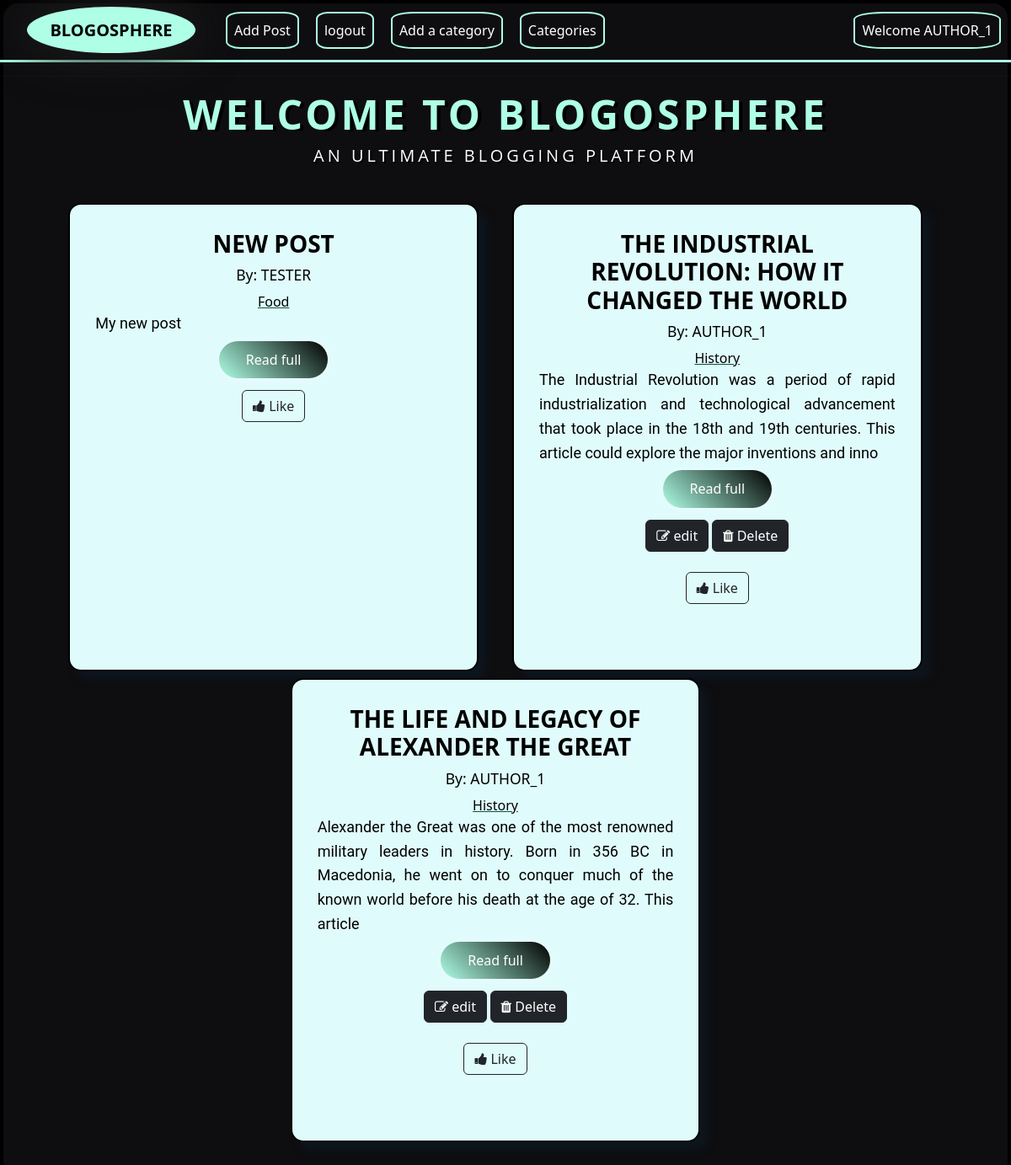
The app's page / (signed in) with its own data.
### blogs/models.py (models this page shows, shortened)
class Post(models.Model):
    title=models.CharField(max_length=2000)
    author=models.ForeignKey(User,on_delete=models.CASCADE)
    body=models.TextField(default="")
    date_posted=models.DateField(auto_now_add=True)
    category=models.CharField(max_length=255,default='tech')
    likes=models.ManyToManyField(User,related_name='blog_posts')

### blogs/views.py (the view)
# urls.py: path('',HomeView.as_view(),name='Home'),
class HomeView(ListView):
       model=Post
       template_name='index.html'
       ordering=['id']

### templates/index.html (shortened to what this page needs)
<!DOCTYPE html>
<html lang="en">
<head>
  <link rel="stylesheet" type="text/css" href="/static/css/pain..css">
  <link rel="stylesheet" href="https://cdnjs.cloudflare.com/ajax/libs/font-awesome/4.7.0/css/font-awesome.min.css">
</head>
<body>
  {% include "base.html" %}
  {% block content %}
  <h1
    style="text-align: center; text-shadow: 4px  2px black; font-family: 'Open Sans', sans-serif; font-size: 48px; font-weight: bold; color: rgb(174, 255, 229); text-transform: uppercase; letter-spacing: 4px;">
    WELCOME TO BLOGOSPHERE</h1>
    <h5 style="text-align : center ; text-shadow: 2px  2px rgb(0, 0, 0) ;font-family: 'Open Sans', sans-serif;color: rgb(255, 255, 255); text-transform: uppercase; letter-spacing: 4px; ">An Ultimate Blogging platform </h5>
  <ul class=" container-fluid row my-4 p-3  " style=" justify-content: center; ">
    {% for post in object_list.reverse %}
    <li class="  my-1 col-5 " style="list-style:none ;background-color: #e0fbfc; padding:30px">
      <h3><a style="  color: black; text-decoration:none" href="{% url 'indexDetail' post.pk%}">
          <h3 style="color: #333; font-weight: bold; font-family: 'Open Sans', sans-serif; text-transform: uppercase;">
            {{post.title}}
        </a></h3>
      <h5>
        <small>By: {{post.author}}</small>
      </h5>
      <a style="text-decoration:underline rgb(2, 87, 67); color:black"
        href="{%url 'category' post.category%}">{{post.category}}</a>
      <p
        style="font-family: 'Roboto', sans-serif; font-size: 18px; line-height: 1.6; color: rgb(0, 0, 0); text-align: justify;">
        {{post.body | slice:":200 "}}</p>
        <a class="bn30" href="{% url 'indexDetail' post.pk%}">
          <span>Read full</span>
        </a>
        <br>
        <br>
        {% if user.is_authenticated and user == post.author %}
  <small>
    <a class="btn btn-dark " href="{% url 'update_post' post.pk %}">
      <i class="fa fa-edit"></i> edit
    </a>
    <a class="btn btn-dark " href="{% url 'delete_post' post.pk %}">
      <i class="fa fa-trash"></i> Delete
    </a>
    <br><br>
  </small>
{% endif %}
<form action="{% url 'like_post' post.pk%}" method="post">
  {% if liked %}
    <button type="submit" name="post_id" value="{{post.id}}" class="btn btn-outline-dark">
      <i class="fa fa-thumbs-down" aria-hidden="true"></i>
    </button>
  {%else%}
    <button type="submit" name="post_id" value="{{post.id}}" class="btn btn-outline-dark">
      <i class="fa fa-thumbs-up" aria-hidden="true"></i> Like
    </button>
  {% endif %}
</form>
        <br><br>
        {% endfor %}
    </li>
  </ul>
  {% endblock %}
</body>
</html>

### templates/base.html (shortened to what this page needs)
<!DOCTYPE html>
{% load static %}
<html lang="en">
<head>
    <link rel="stylesheet" type="text/css" href="/static/css/pain..css">
    <link href="https://cdn.jsdelivr.net/npm/bootstrap@5.2.0-beta1/dist/css/bootstrap.min.css"
 rel="stylesheet">
 <link rel="stylesheet" href="https://cdnjs.cloudflare.com/ajax/libs/font-awesome/4.7.0/css/font-awesome.min.css">
<link type="text/css" rel="stylesheet" href="https://cdn.jsdelivr.net/jquery.jssocials/1.4.0/jssocials.css" />
<link type="text/css" rel="stylesheet" href="https://cdn.jsdelivr.net/jquery.jssocials/1.4.0/jssocials-theme-flat.css" />
<link type="text/css" rel="stylesheet" href="https://cdn.jsdelivr.net/jquery.jssocials/1.4.0/jssocials-theme-classic.css" />
<link type="text/css" rel="stylesheet" href="https://cdn.jsdelivr.net/jquery.jssocials/1.4.0/jssocials-theme-minima.css" />
<link type="text/css" rel="stylesheet" href="https://cdn.jsdelivr.net/jquery.jssocials/1.4.0/jssocials-theme-plain.css" />
</head>
<body>
  <nav>
    <nav class=" navbar navbar-expand-lg ">
      <div class="container-fluid">
        <a class="navbar-brand logo glowlogo" style="font-weight: bold; color: black;" href="{% url 'Home'%}">BLOGOSPHERE</a>
        <div class="collapse navbar-collapse" id="navbarScroll">
          <ul class="navbar-nav mr-auto navbar-nav-scroll" style="--bs-scroll-height: 100px;">
            {% if user.is_authenticated %}
            <li class=" nav-item ">
              <a class="nav-link glow"style="color:white !important;" href="{%url 'add_post'%}">Add Post</a>
            </li>
            <li class="nav-item my1">
              <a class="nav-link glow" style="color:white !important;"href="{%url 'logout'%}">logout</a>
            </li>
            <li class="nav-item my1">
              <a class="nav-link glow"style="color:white !important;" href="{%url 'add_category'%}">Add a category</a>
            </li>
            <li class="nav-item my1">
              <a class="nav-link glow"style="color:white !important;" href="{%url 'filter'%}">Categories</a>
            </li>
            {% endif %}
          </ul>
        </div>
        <ul class="navbar-nav ml-auto justify-content-end">
          <li class="nav-item my1">
            <a class="nav-link glow" style="color:white !important;" href="#">Welcome {{ user.username }}</a>
          </li>
        </ul>
      </div>
    </nav>
  </nav>
  <div style="border-top: 3px solid #aeffe5;"></div>
<hr>
</body>
</html>

### static/css/pain..css (style rules this page uses)
.my-1 { background-color: rgb(255, 255, 255); justify-content: center; text-align: center; color:rgb(0, 0, 0); border-radius: 15px; border: 2px solid black; margin-right: 20px; margin-left: 20px; box-shadow: 10px 10px 10px rgb(13, 21, 30); }
.logo { display: flex; justify-content: center; align-items: center; width: 200px; height: 55px; border-radius: 50%; background-color: rgb(174, 255, 229); box-shadow: 0 0 50px 10px #1a1a1a; position: relative; }
.glowlogo { color: #000000; transition: all 0.3s ease; margin-inline-start: 20px; }
.glow { border: 2px solid #aeffe5; border-radius: 20%; padding: 5px 10px; text-decoration: none; color: black; transition: all 0.3s ease; margin-inline-start: 20px; }
.bn30 { border: 5em; cursor: pointer; outline: none; font-size: 16px; text-decoration: none; -webkit-transform: translate(0); transform: translate(0); background-image: linear-gradient(45deg,#aeffe5, #000000); padding: 0.7em 2em; border-radius: 65px; box-shadow: 1px 1px 10px rgba(255, 255, 255, 0.438); -webkit-transition: box-shadow 0.25s; transition: box-shadow 0.25s; color: rgb(255, 255, 255); }
.bn30:after { content: ""; border-radius: 18px; position: absolute; margin: 4px; top: 0; left: 0; bottom: 0; right: 0; z-index: -1; background: #0e0e10; }

### templates/base.html (style rules this page uses)
body { background: rgb(0, 0, 0); }

### records on screen
Post: title "NEW POST", author "TESTER", category "Food", body "My new post", {{ post.id }} 77 (drawn)
Post: title "THE INDUSTRIAL REVOLUTION: HOW IT CHANGED THE WORLD", author "AUTHOR_1", category "History", body "The Industrial Revolution was a period of rapid industrialization and technological advancement that took place in the 18th and 19th centuries. This article could explore the major inventions and inno", shows "edit", {{ post.id }} 75 (drawn)
Post: title "THE LIFE AND LEGACY OF ALEXANDER THE GREAT", author "AUTHOR_1", category "History", body "Alexander the Great was one of the most renowned military leaders in history. Born in 356 BC in Macedonia, he went on to conquer much of the known world before his death at the age of 32. This article", shows "edit", {{ post.id }} 74 (drawn)

### other values on screen
{{ user.username }} "AUTHOR_1"
